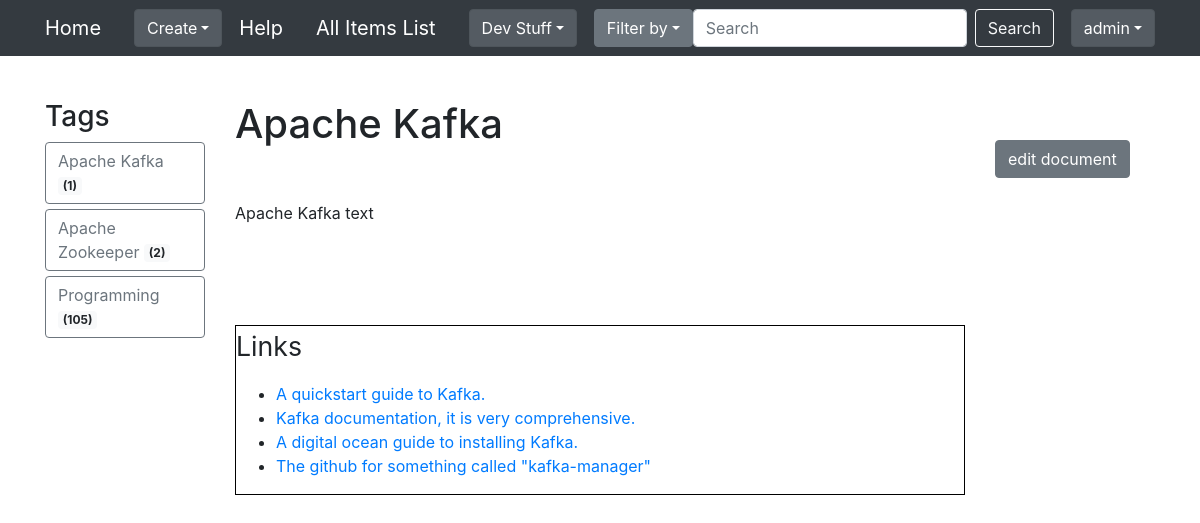
Before: /notesfromxml/displaydoc/Apache Kafka/ (signed in) with the older database file.
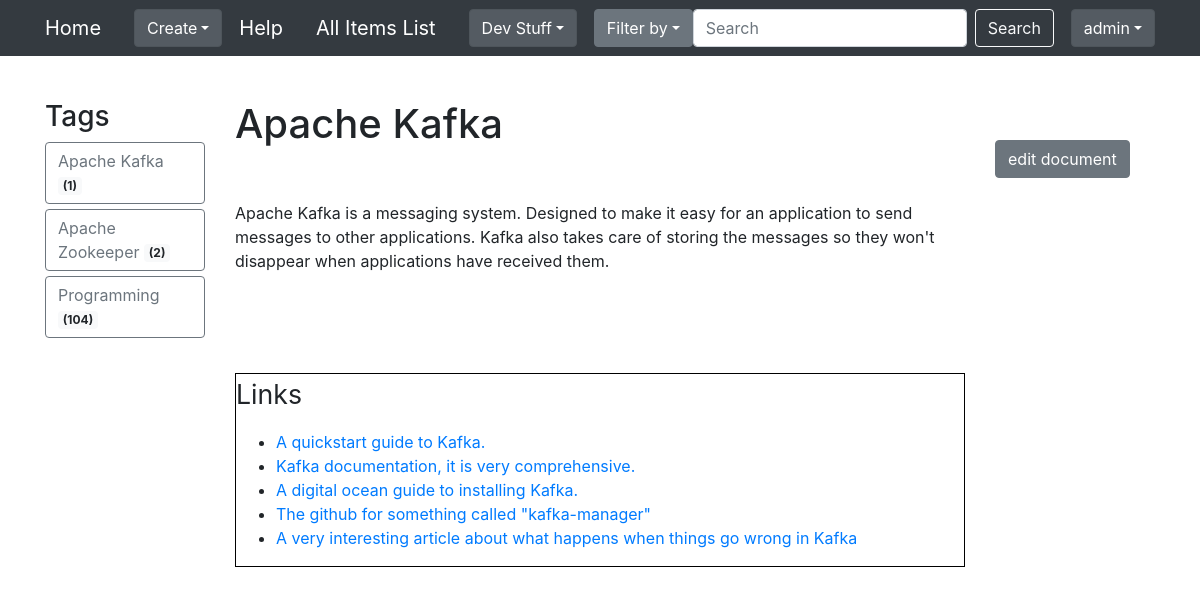
After: the same page with the newer database file.
### notesfromxml/models.py (models this page shows, shortened)
class Tag(models.Model):
    TAG_TYPE_CHOICES = (
        ('normal', 'Normal'),
        ('meta', 'Meta')
    )
    META_TAG_TYPE_CHOICES = (
        ('list', 'List'),
        ('none', 'None')
    )
    tag_name = models.TextField()
    tag_type = models.TextField(
        choices=TAG_TYPE_CHOICES,
        default='normal'
    )
    meta_tag_type = models.TextField(
        choices=META_TAG_TYPE_CHOICES,
        default='none'
    )
    def get_nr_of_docs_with_tag(self):
        return self.tagmap_set.count()

class Document(models.Model):
    document_name = models.TextField()
    document_text = models.TextField()
    def get_parsed_text(self):
        from .services import parser
        return parser.parser_main(self.document_text)
    def get_all_tags_sorted(self):
        return [tagmap.tag for tagmap in self.tagmap_set.all().order_by('tag__tag_name')]

### notesfromxml/views.py (the view)
# urls.py: path('displaydoc/<str:doc>/', views.display_doc, name='display_doc'),
@login_required
def display_doc(request, doc):
    document = Document.objects.get(document_name=doc)
    return render(request, 'notesfromxml/display-doc.html', {'document': document})

### notesfromxml/services/parser.py (called while the page is built)
def parser_main(parsed_text):
    parsed_text = hyperlink_parser(parsed_text)
    parsed_text = java_code_parser(parsed_text)
    parsed_text = image_insert_parser(parsed_text)
    parsed_text = links_to_table_parser(parsed_text)
    parsed_text = tagged_docs_to_list_parser(parsed_text)
    parsed_text = escape_parser(parsed_text)
    return parsed_text

def java_code_parser(parsed_text):
    pattern = re.compile(r'\[java\[\[(.*?)\]\]\]', re.DOTALL)
    matches = re.finditer(pattern, parsed_text)
    if matches is not None:
        for match in matches:
            output_with_brackets = match.group()
            output_without_brackets = re.search(pattern, parsed_text).group(1).strip()
            output_with_html = '<pre><code class="language-java" data-lang="java">' + output_without_brackets \
                               + '</code></pre>'
            parsed_text = parsed_text.replace(output_with_brackets, output_with_html)
    return parsed_text

### notesfromxml/templates/notesfromxml/display-doc.html (shortened to what this page needs)
{% extends 'notesfromxml/base.html' %}
{% load static %}
{% load app_filters %}
{%  block head_css_page %}
    <link rel="stylesheet" type="text/css" href="{% static 'notesfromxml/css/display-doc.css' %}" />
 {% endblock head_css_page %}
{% block content %}
<div class="container">
    <div class="row">
        <div class="col-sm-2">
            <div class="sidebar-module">
                <h3>Tags</h3>
                {% for tag in document.get_all_tags_sorted %}
                    <div id="id-div-tag-container">
                        <a class="btn btn-outline-secondary btn-block" href="{% url 'notesfromxml:display_tag' tag.tag_name %}" id="tag-btn-link-text">
                            {{ tag.tag_name }} <span class="badge badge-light"> ({{ tag.get_nr_of_docs_with_tag }})</span>
                        </a>
                    </div>
                {% endfor %}
            </div>
        </div>
        <section class="col-sm-8">
            <h1>{{ document.document_name }}</h1>
            <div id="div-container-document-text">
                <label id="id-label-textarea-display-document-text">
                    {{ document.get_parsed_text|safe }}
                </label>
            </div>
        </section>
        <div class="col-sm-2">
            <div id="id-div-edit-document-button">
                <a class="btn btn-secondary" href="{% url 'notesfromxml:edit_doc' document.document_name %}"> edit document</a>
            </div>
        </div>
    </div>
</div>
{% endblock content %}

Changed rows visible on the page:
computed for Tag "Programming": get_nr_of_docs_with_tag "105" → "104"
changed Document "Apache Kafka": get_parsed_text "Apache Kafka text Links A quickstart guide to Kafka. Kafka documentation, it is very comprehensive. A digital ocean guide to installing Kafka. The github for something called \"kafka-manager\"" → "Apache Kafka is a messaging system. Designed to make it easy for an application to send messages to other applications. Kafka also takes care of storing the messages so they won't disappear when applications have received them. Links A quickstart guide to Kafka. Kafka documentation, it is very comprehensive. A digital ocean guide to installing Kafka. The github for something called \"kafka-manager\" A very interesting article about what happens when things go wrong in Kafka"
